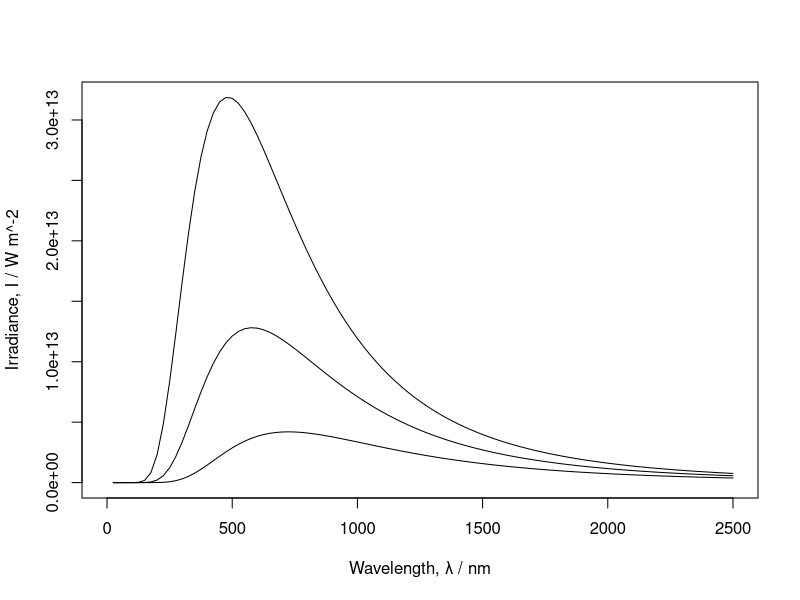

R code for this plot:
temp <- 6000              # K

k_B <- 1.381e-23          # J K^-1
h <- 6.626e-34            # J s
lightspeed <- 2.998e+8    # m s^-1

curve(
  (2 * h * (lightspeed ^ 2) / ((x * 10^-9) ^ 5)) / (exp(h * lightspeed / (x * 10^-9 * k_B * temp)) - 1),
  from=0, to=2500,
  xlab="Wavelength, λ / nm", ylab="Irradiance, I / W m^-2"
)

temp <- 5000              # K

curve(
  (2 * h * (lightspeed ^ 2) / ((x * 10^-9) ^ 5)) / (exp(h * lightspeed / (x * 10^-9 * k_B * temp)) - 1),
  from=0, to=2500,
  add=TRUE
)

temp <- 4000              # K

curve(
  (2 * h * (lightspeed ^ 2) / ((x * 10^-9) ^ 5)) / (exp(h * lightspeed / (x * 10^-9 * k_B * temp)) - 1),
  from=0, to=2500,
  add=TRUE
)
